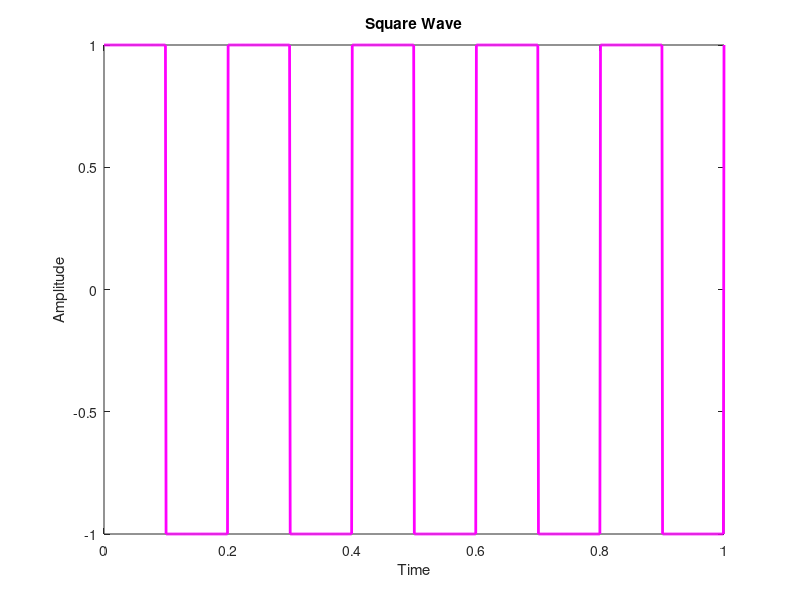

This chart was generated by the following MATLAB code:
clc;
clear all;
close all;

f=5;
a=2;
t=linspace(0, 1, 1000);
y=square(2*pi*f*t);
plot(t, y, "m", "LineWidth",2);
title("Square Wave");
xlabel("Time");
ylabel("Amplitude");
